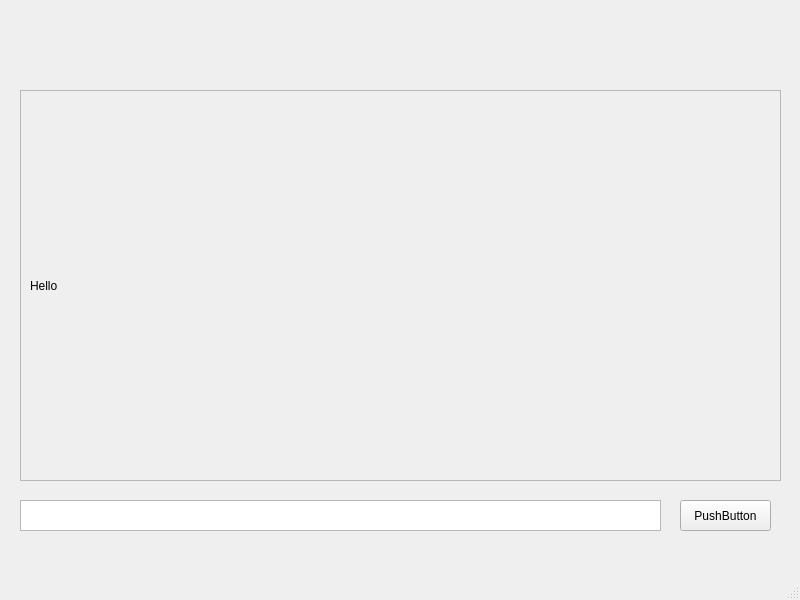
<?xml version="1.0" encoding="UTF-8"?>
<ui version="4.0">
 <class>QMessenger</class>
 <widget class="QMainWindow" name="QMessenger">
  <property name="geometry">
   <rect>
    <x>0</x>
    <y>0</y>
    <width>800</width>
    <height>600</height>
   </rect>
  </property>
  <property name="windowTitle">
   <string>QMessenger</string>
  </property>
  <widget class="QWidget" name="centralwidget">
   <widget class="QScrollArea" name="MessageArea">
    <property name="geometry">
     <rect>
      <x>20</x>
      <y>90</y>
      <width>761</width>
      <height>391</height>
     </rect>
    </property>
    <property name="widgetResizable">
     <bool>true</bool>
    </property>
    <widget class="QWidget" name="scrollAreaWidgetContents">
     <property name="geometry">
      <rect>
       <x>0</x>
       <y>0</y>
       <width>759</width>
       <height>389</height>
      </rect>
     </property>
     <layout class="QVBoxLayout" name="verticalLayout">
      <item>
       <widget class="QLabel" name="MessageLabel">
        <property name="minimumSize">
         <size>
          <width>741</width>
          <height>182</height>
         </size>
        </property>
        <property name="maximumSize">
         <size>
          <width>741</width>
          <height>16777215</height>
         </size>
        </property>
        <property name="text">
         <string>Hello</string>
        </property>
        <property name="scaledContents">
         <bool>true</bool>
        </property>
       </widget>
      </item>
     </layout>
    </widget>
   </widget>
   <widget class="QPlainTextEdit" name="ToSendText">
    <property name="geometry">
     <rect>
      <x>20</x>
      <y>500</y>
      <width>641</width>
      <height>31</height>
     </rect>
    </property>
   </widget>
   <widget class="QPushButton" name="SendButton">
    <property name="geometry">
     <rect>
      <x>680</x>
      <y>500</y>
      <width>91</width>
      <height>31</height>
     </rect>
    </property>
    <property name="text">
     <string>PushButton</string>
    </property>
   </widget>
  </widget>
  <widget class="QStatusBar" name="statusbar"/>
 </widget>
 <resources/>
 <connections/>
</ui>
